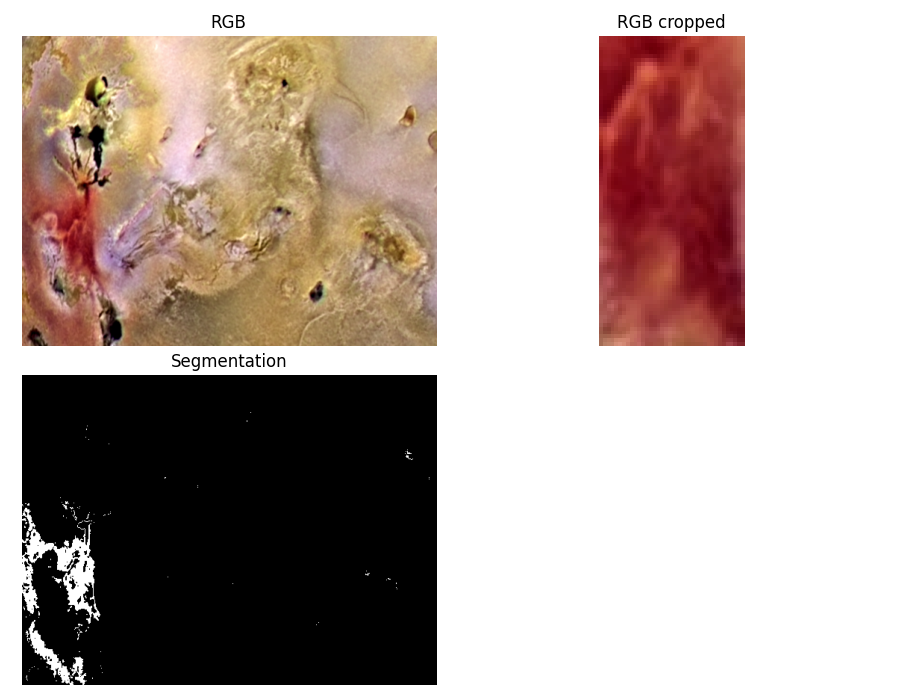

Recreate this plot in Python.
import numpy as np
import matplotlib.pyplot as plt
from skimage.io import imread
from skimage.util import img_as_float
from libDIPUM.data_path import dip_data

# %% Data
RGB = img_as_float(imread(dip_data("jupiter-moon-closeup.tif")))
R = RGB[:, :, 0]
G = RGB[:, :, 1]
B = RGB[:, :, 2]

# %% Crop (MATLAB rect = [x, y, width, height], inclusive span)
x, y, w, h = 60, 240, 37, 80
RGBCrop = RGB[y : y + h + 1, x : x + w + 1, :]
RCrop = RGBCrop[:, :, 0]
GCrop = RGBCrop[:, :, 1]
BCrop = RGBCrop[:, :, 2]

# %% Segmentation
mean_r = np.mean(RCrop)
std_r = np.std(RCrop, ddof=1)
mean_g = np.mean(GCrop)
std_g = np.std(GCrop, ddof=1)
mean_b = np.mean(BCrop)
std_b = np.std(BCrop, ddof=1)

k = 1.25
X = (
    (R > mean_r - k * std_r)
    & (R < mean_r + k * std_r)
    & (G > mean_g - k * std_g)
    & (G < mean_g + k * std_g)
    & (B > mean_b - k * std_b)
    & (B < mean_b + k * std_b)
)

# %% Display
plt.figure(figsize=(9, 7))

plt.subplot(2, 2, 1)
plt.imshow(RGB)
plt.axis("off")
plt.title("RGB")

plt.subplot(2, 2, 2)
plt.imshow(RGBCrop)
plt.axis("off")
plt.title("RGB cropped")

plt.subplot(2, 2, 3)
plt.imshow(X, cmap="gray", vmin=0, vmax=1)
plt.axis("off")
plt.title("Segmentation")

plt.tight_layout()
plt.savefig("Figure742.png")
plt.show()
